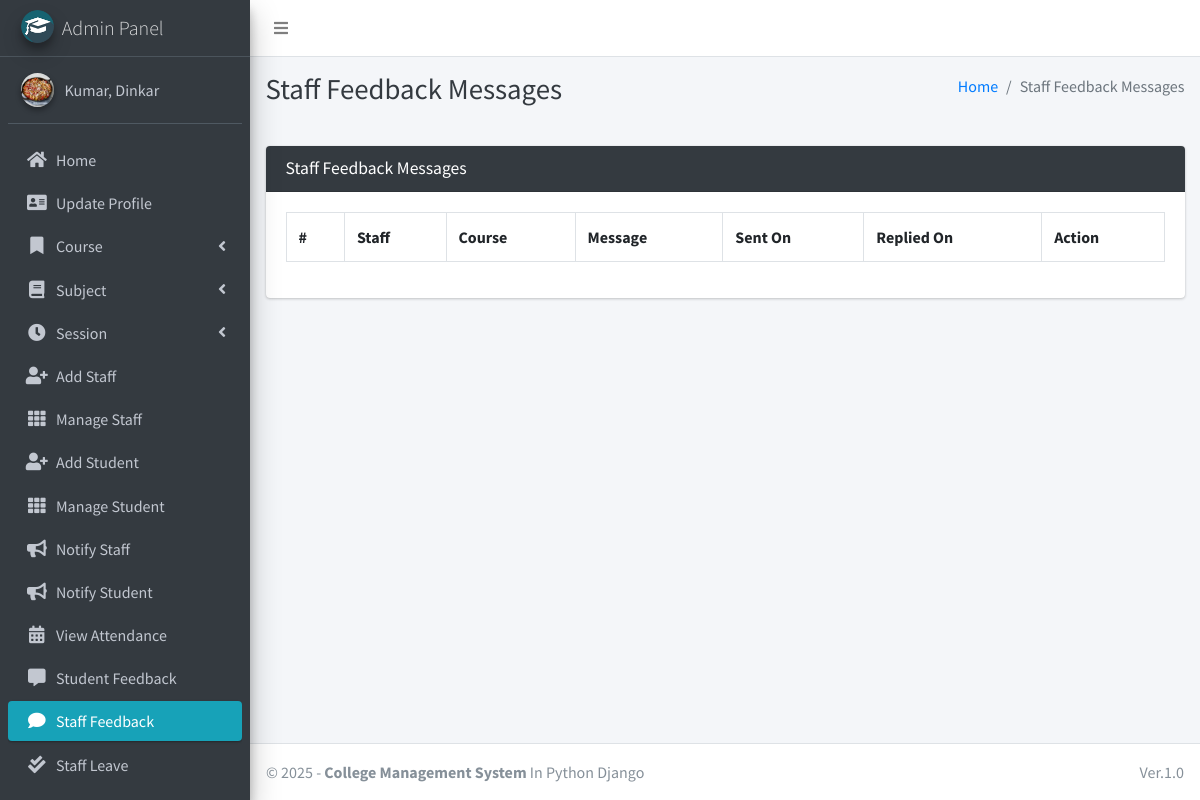
The page /staff/view/feedback/ (signed in) on the database its author committed.
### main_app/models.py (models this page shows)
class CustomUser(AbstractUser):
    USER_TYPE = ((1, "HOD"), (2, "Staff"), (3, "Student"))
    GENDER = [("M", "Male"), ("F", "Female")]
    username = None  # Removed username, using email instead
    email = models.EmailField(unique=True)
    user_type = models.CharField(default=1, choices=USER_TYPE, max_length=1)
    gender = models.CharField(max_length=1, choices=GENDER)
    profile_pic = models.ImageField()
    address = models.TextField()
    fcm_token = models.TextField(default="")  # For firebase notifications
    created_at = models.DateTimeField(auto_now_add=True)
    updated_at = models.DateTimeField(auto_now=True)
    USERNAME_FIELD = "email"
    REQUIRED_FIELDS = []
    objects = CustomUserManager()
    def __str__(self):
        return self.last_name + ", " + self.first_name

### main_app/hod_views.py (the view, shortened to what this page needs)
# urls.py: path("staff/view/feedback/", hod_views.staff_feedback_message,
@csrf_exempt
def staff_feedback_message(request):
    if request.method != 'POST':
        feedbacks = FeedbackStaff.objects.all()
        context = {
            'feedbacks': feedbacks,
            'page_title': 'Staff Feedback Messages'
        }
        return render(request, 'hod_template/staff_feedback_template.html', context)

### main_app/templates/hod_template/staff_feedback_template.html (shortened to what this page needs)
{% extends 'main_app/base.html' %}
{% load static %}
{% block page_title %}{{page_title}}{% endblock page_title %}
{% block content %}
<section class="content">
    <div class="container-fluid">
        <div class="row">
            <div class="col-md-12">
                <div class="card card-dark">
                    <div class="card-header">
                        <h3 class="card-title">{{page_title}}</h3>
                    </div>
                    <div class="table card-body">
                        <table class="table table-bordered table-hover">
                            <tr>
                                <th>#</th>
                                <th>Staff</th>
                                <th>Course</th>
                                <th>Message</th>
                                <th>Sent On</th>
                                <th>Replied On</th>
                                <th>Action</th>
                            </tr>
                        </table>
                    </div>
                    </div>
            </div>
        </div>
    </div>
</section>
{% endblock content %}

### main_app/templates/main_app/sidebar_template.html (shortened to what this page needs)
{% load static %}
<aside class="main-sidebar sidebar-dark-info elevation-4">
    {% if request.user.user_type == '1' %}
    <a href="{% url 'admin_home' %}" class="brand-link">
        <img src="{% static 'dist/img/cmsl.png' %} " alt="AdminLTE Logo"
            class="brand-image img-circle elevation-3" >
        <span class="brand-text font-weight-light">Admin Panel</span>
    </a>
    <div class="sidebar">
        <div class="user-panel mt-3 pb-3 mb-3 d-flex">
            <div class="image">
                <img src="{{ request.user.profile_pic}}" class="img-circle elevation-2" alt="User Image">
            </div>
            <div class="info">
                <a href="#" class="d-block">{{user}}</a>
            </div>
        </div>
        <nav class="mt-2">
            <ul class="nav nav-pills nav-sidebar flex-column" data-widget="treeview" role="menu" data-accordion="false">
                <li class="nav-item">
                    {% url 'admin_home' as admin_home %}
                    <a href="{{admin_home}}" class="nav-link {% if admin_home == request.path %} active {% endif %}">
                        <i class="nav-icon fas fa-home"></i>
                        <p>
                            Home
                        </p>
                    </a>
                </li>
                <li class="nav-item">
                    {% url 'admin_view_profile' as admin_view_profile %}
                    <a href="{{admin_view_profile}}"
                        class="nav-link {% if admin_view_profile == request.path %} active {% endif %}">
                        <i class="nav-icon fas fa-address-card"></i>
                        <p>
                            Update Profile
                        </p>
                    </a>
                </li>
                <li class="nav-item has-treeview">
                    <a href="#" class="nav-link">
                        <i class="nav-icon fas fa-bookmark"></i>
                        <p>
                            Course
                            <i class="fas fa-angle-left right"></i>
                        </p>
                    </a>
                </li>
                <li class="nav-item has-treeview">
                    <a href="#" class="nav-link">
                        <i class="nav-icon fas fa-book"></i>
                        <p>
                            Subject
                            <i class="fas fa-angle-left right"></i>
                        </p>
                    </a>
                </li>
                <li class="nav-item has-treeview">
                    <a href="#" class="nav-link">
                        <i class="nav-icon fas fa-clock"></i>
                        <p>
                            Session
                            <i class="fas fa-angle-left right"></i>
                        </p>
                    </a>
                </li>
                <li class="nav-item">
                    {% url 'add_staff' as add_staff %}
                    <a href="{{add_staff}}" class="nav-link {% if add_staff == request.path %} active {% endif %}">
                        <i class="nav-icon fas fa-user-plus"></i>
                        <p>
                            Add Staff
                        </p>
                    </a>
                </li>
                <li class="nav-item">
                    {% url 'manage_staff' as manage_staff %}
                    {% url 'edit_staff' staff_id as edit_staff %}
                    <a href="{{manage_staff}}"
                        class="nav-link {% if manage_staff == request.path or request.path == edit_staff %} active {% endif %}">
                        <i class="nav-icon fas fa-th"></i>
                        <p>
                            Manage Staff
                        </p>
                    </a>
                </li>
                <li class="nav-item">
                    {% url 'add_student' as add_student%}
                    <a href="{{add_student}}" class="nav-link  {% if add_student == request.path %} active {% endif %}">
                        <i class="nav-icon fas fa-user-plus"></i>
                        <p>
                            Add Student
                        </p>
                    </a>
                </li>
                <li class="nav-item">
                    {% url 'manage_student' as manage_student %}
                    {% url 'edit_student' student_id as edit_student %}
                    <a href="{{manage_student}}"
                        class="nav-link  {% if edit_student == request.path or manage_student == request.path %} active {% endif %}">
                        <i class="nav-icon fas fa-th"></i>
                        <p>
                            Manage Student
                        </p>
                    </a>
                </li>
                <li class="nav-item">
                    {% url 'admin_notify_staff' as admin_notify_staff %}
                    <a href="{{admin_notify_staff}}"
                        class="nav-link {% if admin_notify_staff == request.path %} active {% endif %}">
                        <i class="nav-icon fas fa-bullhorn"></i>
                        <p>
                            Notify Staff
                        </p>
                    </a>
                </li>
                <li class="nav-item">
                    {% url 'admin_notify_student' as admin_notify_student %}
                    <a href="{{admin_notify_student}}"
                        class="nav-link {% if admin_notify_student == request.path %} active {% endif %}">
                        <i class="nav-icon fas fa-bullhorn"></i>
                        <p>
                            Notify Student
                        </p>
                    </a>
                </li>
                <li class="nav-item">
                    {% url 'admin_view_attendance' as admin_view_attendance %}
                <li class="nav-item">
                    <a href="{{admin_view_attendance}}"
                        class="nav-link  {% if admin_view_attendance == request.path %} active {% endif %}">
                        <i class="nav-icon fas fa-calendar-alt"></i>
                        <p>
                            View Attendance
                        </p>
                    </a>
                </li>
                <li class="nav-item">
                    {% url 'student_feedback_message' as student_feedback_message %}
                    <a href="{{ student_feedback_message }}"
                        class="nav-link  {% if student_feedback_message == request.path %} active {% endif %}">
                        <i class="nav-icon fas fa-comment-alt"></i>
                        <p>
                            Student Feedback
                        </p>
                    </a>
                </li>
                <li class="nav-item">
                    {% url 'staff_feedback_message' as staff_feedback_message %}
                    <a href="{{staff_feedback_message}}"
                        class="nav-link   {% if staff_feedback_message == request.path %} active {% endif %}">
                        <i class="nav-icon fas fa-comment"></i>
                        <p>
                            Staff Feedback
                        </p>
                    </a>
                </li>
                <li class="nav-item">
                    {% url 'view_staff_leave' as view_staff_leave %}
                    <a href="{{view_staff_leave}}"
                        class="nav-link  {% if view_staff_leave == request.path %} active {% endif %}">
                        <i class="nav-icon fas fa-check-double"></i>
                        <p>
                            Staff Leave
                        </p>
                    </a>
                </li>
                <li class="nav-item">
                    {% url 'view_student_leave' as view_student_leave %}
                    <a href="{% url 'view_student_leave' %}"
                        class="nav-link  {% if view_student_leave == request.path %} active {% endif %}">
                    </a>
                </li>
                                        {% endif %}
                                    </ul>
                                </nav>
                            </div>
</aside>

### rows shown on the page
CustomUser: user.profile_pic (picture), last_name+first_name "Kumar, Dinkar"

### other values the page prints
{{ page_title }} "Staff Feedback Messages"
